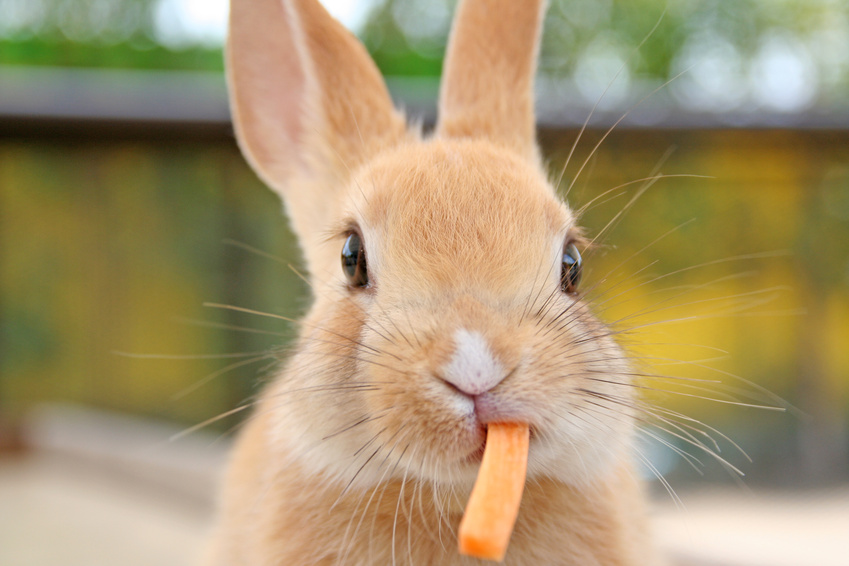
#> input picture le_lapin.jpg, 849 x 566 px
$ jupyter execute --allow-errors 'TP_N°2_Segmentation.ipynb'   (shell and % lines are left out)
#> lines starting #> are read from the running program, lines starting #| are printed output that depends on the picture
#> the sliders are set to k = 2
<br />
<center><font size='6px' color='#mmvvbb'><b>TP n°2 : Segmentation d'une image</b></font>
<br />
<br />
<br />
<font size='5px' color='#ccddvv'><b>Hadhémi Gharbi</b></font>
<br />
<br />
<font size='3px' color='#ccddvv'><b>Groupe 1</b></font>
<br />
<br />
</center>

<hr color="black" />

<h2><font color='#d70e76'>I - Les bibliothèques utilisées: </font></h2>

[cell 1]
import numpy as np
import cv2
from sklearn.cluster import KMeans
from sklearn.cluster import MiniBatchKMeans
import skimage.io
import matplotlib.pyplot as plt
from ipywidgets import interact, interactive, fixed, interact_manual, ToggleButton
import ipywidgets as widgets

[cell 2]
file = open("le_lapin.jpg", "rb")
image = file.read()
widgets.Image(
    value=image,
    format='jpg',
    width=350,
    height=450,
)

<h2><font color='#d70e76'>II - L'algorithme de K-means : Clustering</font></h2>

[cell 3]
def segmentation(k):
#> called with k = 2
    image = cv2.imread('le_lapin.jpg')
#> image is the input picture: shape (566, 849, 3); mean B, G, R 112.1, 149.9, 167.3
    (h1, w1) = image.shape[:2]
#> h1 = 566; w1 = 849

    image = cv2.cvtColor(image, cv2.COLOR_BGR2LAB)
#> image: shape (566, 849, 3); mean of channels 0, 1, 2 159.4, 129.3, 150.5

    image = image.reshape((image.shape[0] * image.shape[1], 3))

    clt = KMeans(n_clusters = k)

    labels = clt.fit_predict(image)
    quant = clt.cluster_centers_.astype("uint8")[labels]

#reshape the feature vectors to images
    quant = quant.reshape((h1, w1, 3))
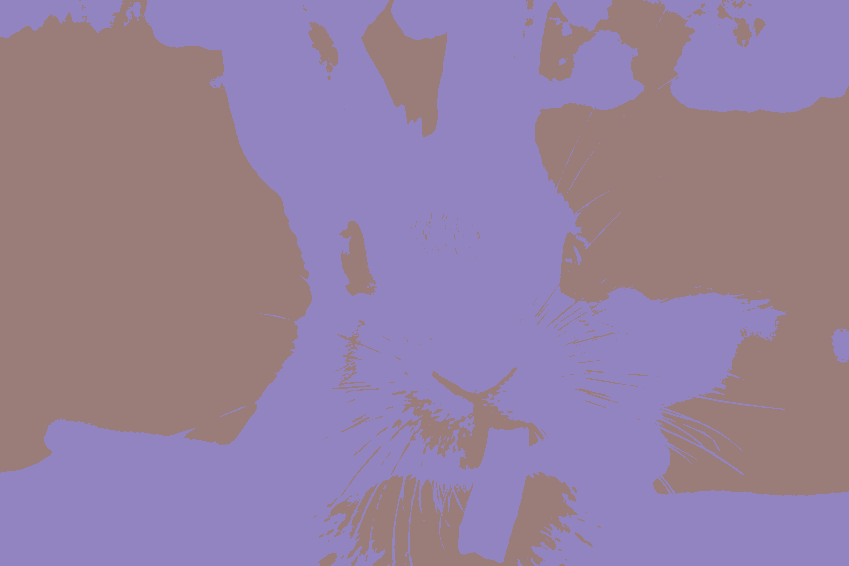
#> quant: shape (566, 849, 3); mean of channels 0, 1, 2 159.1, 128.7, 149.8; drawn as B, G, R
    image = image.reshape((h1, w1, 3))

# convert from L*a*b* to RGB
    quant = cv2.cvtColor(quant, cv2.COLOR_LAB2BGR)
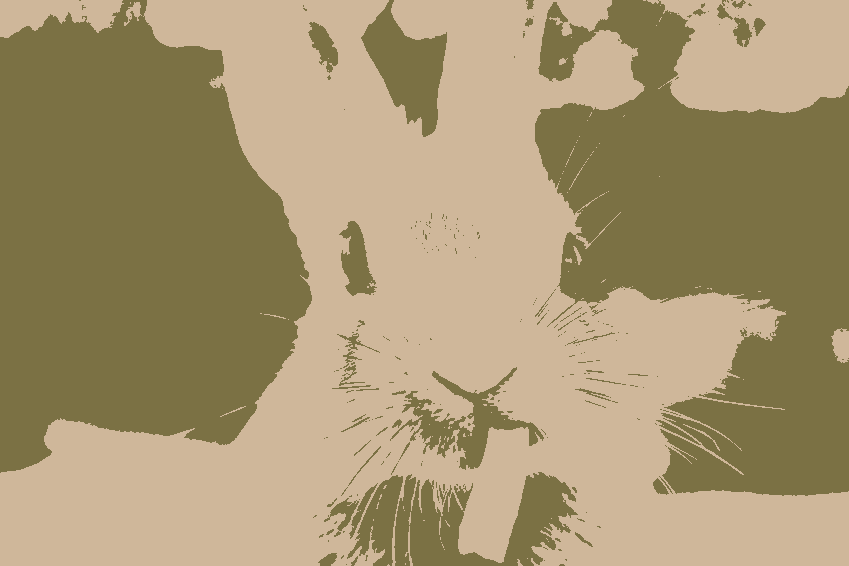
#> quant: shape (566, 849, 3); mean B, G, R 113.6, 150.1, 167.5
    image = cv2.cvtColor(image, cv2.COLOR_LAB2BGR)

    plt.figure(figsize=(5,6))
    cv2.imwrite('le_lapin1.jpg', quant)
    return plt.imshow(image)
    plt.show()
    cv2.imread('le_lapin.jpg')
    cv2.waitKey(0)
    cv2.destroyAllWindows()

[cell 4]
interact(segmentation,k=widgets.IntSlider(min=2, max=20, step=1, value=2));

[cell 5]
file = open("le_lapin1.jpg", "rb")
image = file.read()
widgets.Image(
    value=image,
    format='jpg',
    width=350,
    height=450,
)

<h2><font color='#d70e76'>II - Le bruit sur l'image</font></h2>

[cell 6]
import skimage.io
import matplotlib.pyplot as plt
from ipywidgets import interact, interactive, fixed, interact_manual
import ipywidgets as widgets

img_path="le_lapin.jpg"
img = skimage.io.imread(img_path)/255.0
#> the sliders are set to mode = <module 'ipywidgets.ToggleButt

def plotnoise(mode):
    img_path="le_lapin.jpg"
    img = skimage.io.imread(img_path)/255.0
    #plt.subplot(r,c,i)
    if mode is not None:
        gimg = skimage.util.random_noise(img, mode=mode)
        plt.imshow(gimg)
    else:
        plt.imshow(img)
    plt.title(mode)
    plt.axis("off")

#> (the rest of this cell did not finish here and is left out)

<h2><font color='#d70e76'>III - Débruitage</font></h2>

<I><b> NL-Means : Le but est donc de faire la moyenne de tous les pixels dont le même contenu
       est très similaire plus ou moins du bruit.</b></I>

[cell 7]
images = cv2.imread('le_lapin.jpg')
b,g,r = cv2.split(images)
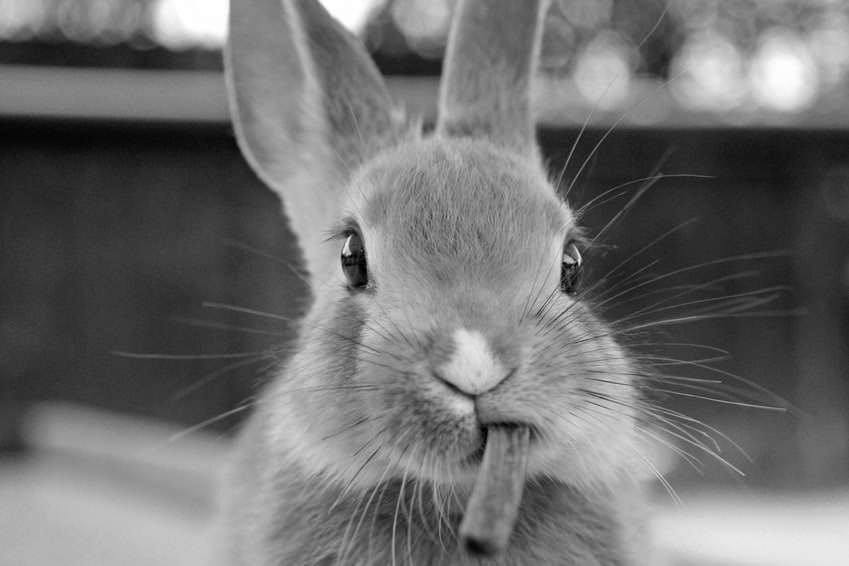
#> b: shape (566, 849); min 0, max 255, mean 112.1
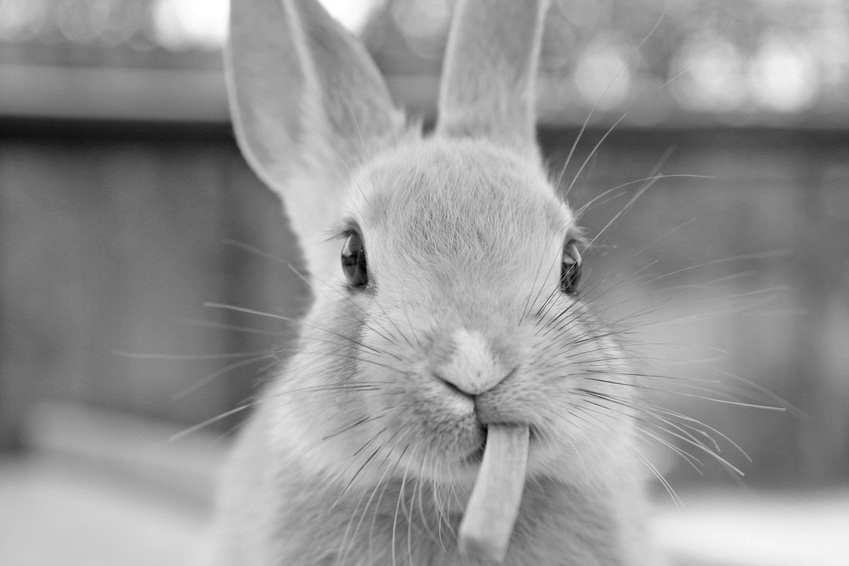
#> g: shape (566, 849); min 0, max 255, mean 149.9
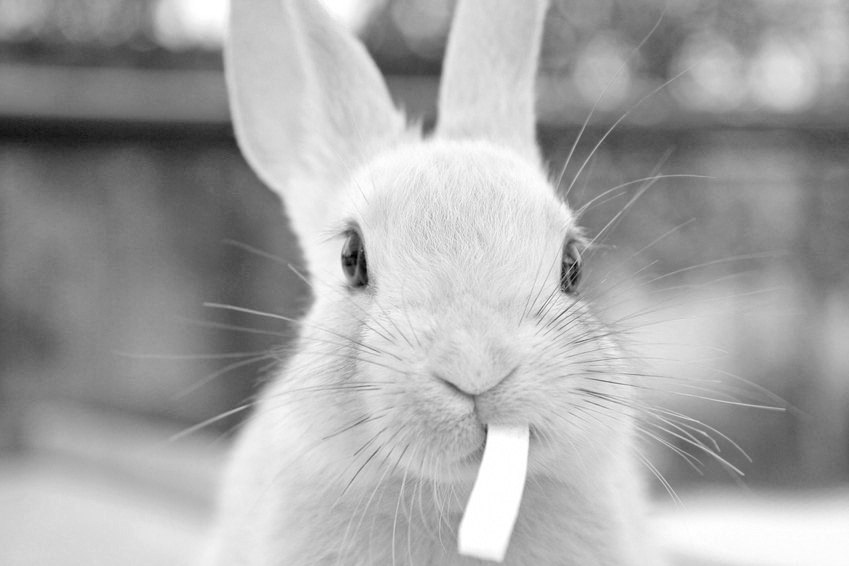
#> r: shape (566, 849); min 0, max 255, mean 167.3
rgb_img = cv2.merge([r,g,b])

def plotdenoising(rgb_img, mode, b, g, r):
#> called with mode = 'Gaussian', b = 4, g = 2, r = 1
    plt.subplot(b,g,r)
    if mode is not None:
        dst = cv2.fastNlMeansDenoisingColored(rgb_img,None,10,10,7,21)
        plt.imshow(dst)
        b,g,r = cv2.split(dst)
        rgb_dst = cv2.merge([r,g,b])

    if mode is None:
        plt.imshow(rgb_img)
    plt.title(mode)
    plt.axis("off")

rgb_dst = cv2.merge([r,g,b])
plt.figure(figsize=(18,24))
b=4
g=2
plotdenoising(rgb_dst, "Gaussian", b,g,1)
plotdenoising(rgb_dst, "Localvar", b,g,2)
plotdenoising(rgb_dst, "Poisson", b,g,3)
plotdenoising(rgb_dst, "Salt", b,g,4)
plotdenoising(rgb_dst, "Pepper", b,g,5)
plotdenoising(rgb_dst, "S&P", b,g,6)
plotdenoising(rgb_dst, "Speckle", b,g,7)
plotdenoising(rgb_dst, None, b,g,8)
plt.show()

<h2><font color='#d70e76'> IV - La comparaison entre l'image originale et l'image aprés le débruitage</font></h2>

<font size="4px">
    Aprés le débruitage les images sont constantes par morceaux, les voisinages de pixels/voxels sont largement corrélés.<br />
    On peut conclure donc que le débruitage moyennage local de voxels (la réduction du bruit signifie des pixels locaux).
</font>

[cell 8]
images = cv2.imread('le_lapin.jpg')
b,g,r = cv2.split(images)
rgb_img = cv2.merge([r,g,b])

#Denoising
dst = cv2.fastNlMeansDenoisingColored(images,None,10,10,7,21)

b,g,r = cv2.split(dst)
rgb_dst = cv2.merge([r,g,b])

plt.figure(figsize=(9,13))
plt.subplot(211),plt.imshow(rgb_img)
plt.subplot(212),plt.imshow(rgb_dst)
plt.show()
